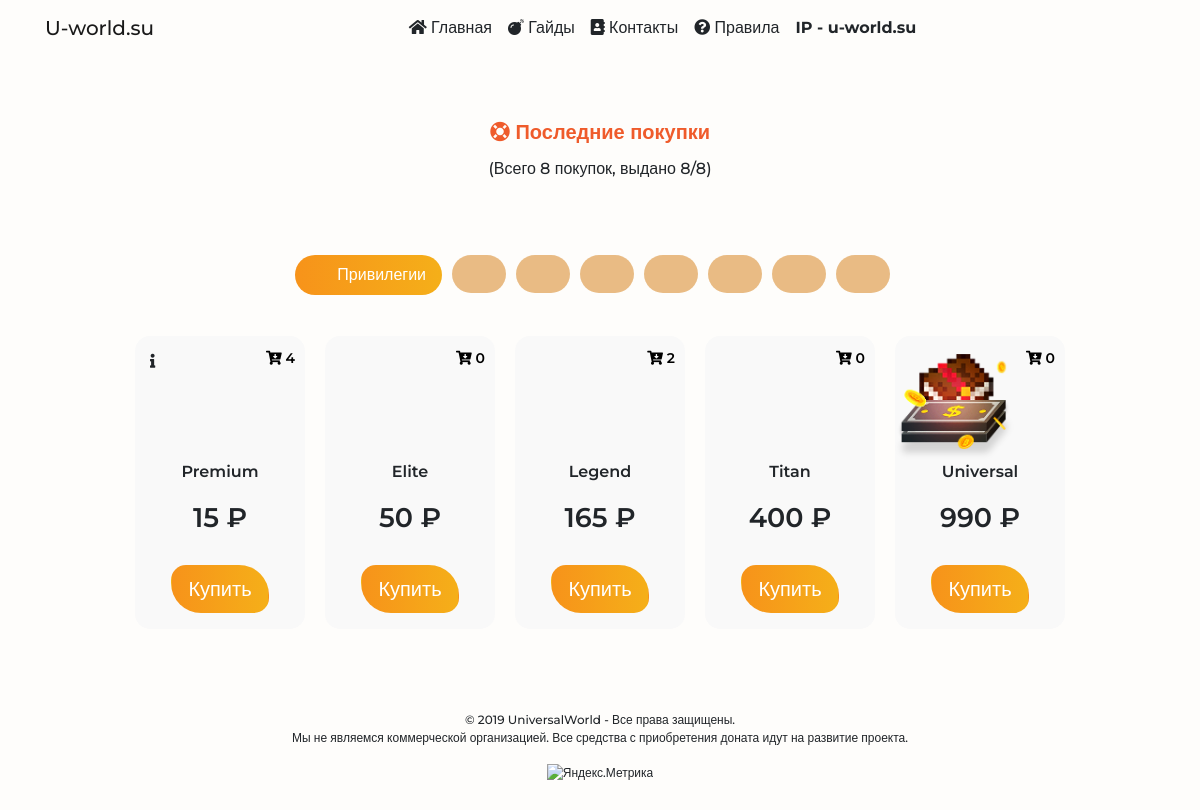
The page / on the database its author committed.
### tables this page shows
CREATE TABLE `pages` (
  `id` int(11) NOT NULL,
  `name` varchar(32) NOT NULL DEFAULT '0',
  `content` text NOT NULL,
  `title` varchar(32) NOT NULL
);

CREATE TABLE `donate` (
  `id` int(11) NOT NULL,
  `group` varchar(16) NOT NULL,
  `name` varchar(32) NOT NULL,
  `price` int(11) NOT NULL,
  `type` varchar(16) NOT NULL,
  `commands` text,
  `image` varchar(32) NOT NULL,
  `label` varchar(16) NOT NULL,
  `description` text NOT NULL
);

### lib/variables.php (called while the page is built, shortened)
<?php
	include "configbg.php";
	$result = mysqli_query($conDB,"SELECT * FROM pages where name = 'menu'");
	$row = mysqli_fetch_assoc($result);
	 $content_menu = $row['content'];
?>

### index.php (the view, shortened to what this page needs)
<?php include "lib/variables.php"; ?>
<!DOCTYPE html>
<html lang="ru">
   	<head>
      	<link rel="stylesheet" href="css/bootstrap.css">
      	<link rel="stylesheet" href="https://use.fontawesome.com/releases/v5.3.1/css/all.css">
      	<link rel="stylesheet" href="css/style.css">
	</head>
  <body>
      	<?php echo $content_menu;?>
      	<div class="jumbotron jumbotron-fluid text-center">
        	<div class="container">
            	<h5 class="lifedrop"><i class="fas fa-life-ring"></i> Последние покупки</h5>
            	<?php
            		$col = mysqli_query($conDB, "SELECT * FROM `buy`");
               		$count = 0;
              		while ($row = mysqli_fetch_assoc($col)) { $count++; }
      			   ?>
            	<h6 class="timedrop">(Всего <?php echo $count;?> покупок, выдано <?php echo $count;?>/<?php echo $count;?>)</h6>
         	</div>
      	</div>
      	<div class="container">
         	<div class="row">
            	<ul class="nav nav-pills mb-3 col-md-12 justify-content-center" id="pills-tab" role="tablist">
               		<li class="nav-item active show">
                  		<a class="nav-link" id="pills-perm-tab" data-toggle="pill" href="#pills-perm" role="tab" aria-controls="pills-perm" aria-selected="true"><span class="icon" style="background-image: url(../img/icon/ranks.png);"></span> Привилегии</a>
	            	</li>
	               	<li class="nav-item">
	                  	<a class="nav-link" id="pills-case-tab" data-toggle="pill" href="#pills-case" role="tab" aria-controls="pills-case" aria-selected="true"><span class="icon" style="background-image: url(../img/icon/cases.png);"></span> Ключи от кейсов</a>
	               	</li>
	               	<li class="nav-item">
	                  	<a class="nav-link" id="pills-money-tab" data-toggle="pill" href="#pills-money" role="tab" aria-controls="pills-money" aria-selected="true"><span class="icon" style="background-image: url(../img/icon/credits.png);"></span> Монетки</a>
	               	</li>
	               	<li class="nav-item">
	                  	<a class="nav-link" id="pills-yunik-tab" data-toggle="pill" href="#pills-yunik" role="tab" aria-controls="pills-yunik" aria-selected="true"><span class="icon" style="background-image: url(../img/icon/gold-wallet.png);"></span> Юники</a>
	               	</li>
	               	<li class="nav-item">
	                	<a class="nav-link" id="pills-mysterybox-tab" data-toggle="pill" href="#pills-mysterybox" role="tab" aria-controls="pills-mysterybox" aria-selected="true"><span class="icon" style="background-image: url(../img/icon/mysterybox.png);"></span> Мистические сундуки</a>
	               	</li>
	               	<li class="nav-item">
	                	<a class="nav-link" id="pills-mysterygift-tab" data-toggle="pill" href="#pills-mysterygift" role="tab" aria-controls="pills-mysterygift" aria-selected="true"><span class="icon" style="background-image: url(../img/icon/mysterygift.png);"></span> Подарочные коробки</a>
	               	</li>
	               	<li class="nav-item">
	                	<a class="nav-link" id="pills-tituls-tab" data-toggle="pill" href="#pills-tituls" role="tab" aria-controls="pills-tituls" aria-selected="true"><span class="icon" style="background-image: url(../img/icon/tituls.png);"></span> Титулы</a>
	               	</li>
	               	<li class="nav-item">
	                	<a class="nav-link" id="pills-other-tab" data-toggle="pill" href="#pills-other" role="tab" aria-controls="pills-other" aria-selected="true"><span class="icon" style="background-image: url(../img/icon/others.png);"></span> Разное</a>
	               	</li>
           		</ul>
            	<div class="tab-content col-md-10 col-xs-12 mx-auto" id="pills-tabContent" style="margin: 20px;">
               		<?php
	               		$types = mysqli_query($conDB,"SELECT DISTINCT `type` FROM `donate`");
	                  	$first = 'show active';
	                  	$nf = 0;
	                  	while ($rowType = mysqli_fetch_assoc($types)) {
	                    	$nf++;
	               	?>
                  	<div class="tab-pane fade <?php if ($nf==1) echo $first; ?>" id="pills-<?=$rowType['type']?>" role="tabpanel" aria-labelledby="pills-<?=$rowType['type']?>-tab">
                     	<div class="products row">
                        	<?php
                   				$adds2 = mysqli_query($conDB, 'SELECT * FROM `donate` WHERE `type`="'.$rowType['type'].'"');
                        		while ($row = mysqli_fetch_assoc($adds2)) {
                        			$img = '';
                        			$description = $row['description'];
                        	?>
                       		<div class="col col-4-12 product">
             					<div class="capsula">
                      				<div class="top">
	                                 	<?php if ($description != '') {?>
		                					<a data-toggle="modal" data-target="#modalOp" data-description="<?=$description;?>" data-header="<?=$row['name'];?>">
		                                   		<i class="fa fa-info"></i>
		                                    </a>
	                                	<?php }?>
                                    <span class="countBuy">
                              			<?php
                               				$count = 0;
                              				$group = mysqli_query($conDB, 'SELECT * FROM `buy` WHERE `data`="'.$row['group'].'"');
                         					while ($c = mysqli_fetch_assoc($group)) { $count++; }
                           				?>
                                       	<i class="fa fa-cart-arrow-down" aria-hidden="true"></i> <?=$count; ?>
                                    </span>
	                     			</div>
		                     			<?php
		                     				if ($row['image'] != '') {
		                     					$img = $rowType['type'].'/'.$row['image'];
		                     				} else {
		                     					$img = $rowType['type'].'/'.$row['group'].'.png';
		                     				}
		                     			?>
	                     				<div style="width: 120px; height: 106px; margin: 10 auto; background: url(../img/other/<?=$img?>) no-repeat; background-size: auto 106px; background-position: center;"></div>
	                                <div class="name"><?=$row['name'];?></div>
	                                <div class="price"><?=$row['price'];?> ₽</div>
	                                <div class="btn-group btn-group-lg">
	                   					<button class="btn bnt-new btn-lg btn-block" style="border-radius: 15px 30px;" data-toggle="modal" data-target="#donatebuy" data-group="<?=$row['group'];?>" data-name="<?=$row['name'];?>" data-img="<?=$img?>" data-price="<?=$row['price'];?>">Купить</button>
	                                </div>
                            	</div>
                       		</div>
                        	<?php } ?>
                     	</div>
                  	</div>
               		<?php } ?>
            	</div>
        	</div>
      	</div>
	    <footer>
			<div class="container">
		        <span>© 2019 UniversalWorld - Все права защищены.</span>
		        <p>Мы не являемся коммерческой организацией. Все средства с приобретения доната идут на развитие проекта.</p>
				<a href="https://metrika.yandex.ru/stat/?id=49112071&amp;from=informer"
				target="_blank" rel="nofollow"><img src="https://informer.yandex.ru/informer/49112071/3_1_FFCF39FF_F5AF19FF_0_pageviews"
				style="width:88px; height:31px; border:0;" alt="Яндекс.Метрика" title="Яндекс.Метрика: данные за сегодня (просмотры, визиты и уникальные посетители)" class="ym-advanced-informer" data-cid="49112071" data-lang="ru" /></a>
		   	</div>
	    </footer>
   	</body>
</html>

### css/style.css (style rules this page uses)
body { background: url(../img/background.png); background-color: #f7e3c712; }
footer, .footer { height: 100px; }
a { color: #212529; }
.jumbotron { background-color: transparent; margin: 0 auto; }
.welcome { font-weight: 700; }
.bnt-new { color: white; background: linear-gradient(to right, #f7931a, rgb(245, 175, 25));; cursor: pointer; font-weight: 500; opacity: 1; transition: all .25s; border-radius: 30px; }
.nav-pills .nav-link.active, .nav-pills .show > .nav-link { color: #fff; background:linear-gradient(to right, #f7931a, rgb(245, 175, 25));; }
.navbar-collapse { justify-content: center; }
.nav-pills .nav-link.active, .nav-pills .show > .nav-link { font-size: 16px; border-radius: 20px; }
.nav-pills .nav-link { border-radius: 20px; }
.nav-pills .nav-link { font-size: 0px; background: #d3770a7d; }
.nav-pills .nav-item { padding: 5px; }
.nav-item .icon { display: inline-block; height: 22px; width: 22px; vertical-align: middle; background: transparent; background-repeat: no-repeat; background-size: contain; }
.bg-light { background-color: transparent !important; }
.navbar-light .navbar-nav .nav-link { color: #212529; }
.lifedrop { color: #ef5b2b; font-weight: 600; margin-bottom: 15px; }
.timedrop { font-weight: 500; }
@media (min-width: 1000px) { .col-4-12 { max-width: 20%; } }
.products .product { margin-bottom: 35px; padding: 0 10px; text-align: center; height: 320px; }
.product .capsula { position: relative; padding-top: 18px; border-radius: 15px 15px 15px 15px; background-color: #f9f9f9; }
.product .capsula .top a { padding: 8px; font-size: 14px; }
.product .capsula .name { font-size: 16px; font-weight: 600; margin-bottom: 14px; }
.product .capsula .price { font-size: 27px; font-weight: 600; margin-bottom: 10px; }
.product .capsula .top { position: absolute; top: 0; width: 100%; padding: 7px; display: flex; justify-content: space-between; align-items: flex-start; }
.product .capsula .top .countBuy { position: absolute; right: 5px; padding: 5px; color: black; font-size: 14px; font-weight: 600; }
.btn-group, .btn-group-vertical { position: relative; display: -ms-inline-flexbox; display: inline-flex; vertical-align: middle; margin: 16px; }
.container { width: 100%; padding-right: 15px; padding-left: 15px; margin-right: auto; margin-left: auto; text-align: -webkit-center; }
footer .container { text-align: center; font-size: 12px; }
:not(input):not(textarea),:not(input):not(textarea):after,:not(input):not(textarea):before,:not(img):not(textarea):before { -webkit-user-select: none; -moz-user-select: none; -ms-user-select: none; user-select: none }
img { -moz-user-select: none; -webkit-user-select: none; -ms-user-select: none; user-select: none; -webkit-user-drag: none; user-drag: none; -webkit-touch-callout: none; }

### rows shown on the page
pages: content "U-world.su Главная Гайды Контакты Правила IP - u-world.su"
donate: count "4", name "Premium", price "15"
donate: count "0", name "Elite", price "50"
donate: count "2", name "Legend", price "165"
donate: count "0", name "Titan", price "400"
donate: count "0", shows a picture, name "Universal", price "990"

### other values the page prints
$count "8"
